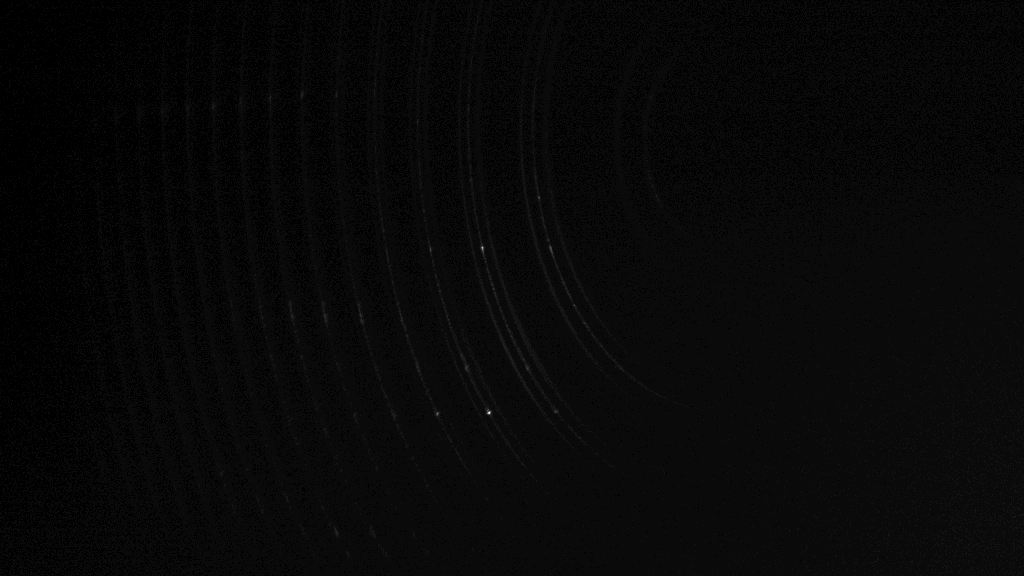
#> input picture brillouin_images/Quest_quartz_chamber_in_water_tube_razor_edge_100ms_no_slit.tif, 1024 x 576 px
$ python analyze_multiorders.py
#> lines starting #> are read from the running program, lines starting #| are printed output that depends on the picture
'''FICHIER POUR TESTER L'ANALYSE AVEC PLUSIEURS ORDRES --> J'ai PRIS LA MEILLEURE IMAGE CENTREE SUR UN ROI INTERESSANT POUR
LIMITER LA COURBURE ET AVOIR DE MEILLEURS RESULTATS'''

import numpy as np
from scipy.optimize import curve_fit
import matplotlib.pyplot as plt

def lorentzian(frq, amplitude, center, gamma):
    return amplitude * gamma**2 / (gamma**2 + (frq - center)**2)

# [9 lines left out: function fit_lorentzian, not called in this run]
def fwhm_lorentzian(gamma):
    return 2 * gamma

def root(x, a, b, c):
    delta = b * b - 4 * a * (c - x)
    return (-b + np.sqrt(delta)) / (2 * a)

def synthetic_signal(width, height, n_triplets, rayleigh, stokes, antistokes, curvature_radius=80000):
    """
    Crée une image avec plusieurs triplets (Rayleigh, Stokes, Anti-Stokes),
    espacés pour éviter chevauchement.
    Chaque ligne a une légère courbure en arc de cercle.
    """
#> called with width = 512, height = 1024, n_triplets = 3, rayleigh = (1, 0, 0.1), stokes = (0.6, 3, 0.3), antistokes = (0.5, -3, 0.3), curvature_radius = 80000

    shifts = np.array([rayleigh[1], stokes[1], antistokes[1]])
    largeur_triplet = shifts.max() - shifts.min()
    marge = 1.0
    facteur = 5
    espacement = (largeur_triplet + marge) * facteur
    centres_base = np.linspace(-espacement*(n_triplets-1)/2, espacement*(n_triplets-1)/2, n_triplets)

    x_min = centres_base.min() + shifts.min() - 5 * max(rayleigh[2], stokes[2], antistokes[2])
    x_max = centres_base.max() + shifts.max() + 5 * max(rayleigh[2], stokes[2], antistokes[2])
    x = np.linspace(x_min, x_max, width)

    signal = np.zeros((height, width), dtype=np.float32)
    frq_lut = np.zeros((height, width), dtype=np.float32)

    y_c = height / 2

    for y in range(height):
        # Calcul du décalage horizontal pour la courbure en arc
        dy = y - y_c
        if abs(dy) > curvature_radius:
            delta_x = 0  # hors du cercle, pas de décalage (ou on peut clipper)
        else:
            delta_x = curvature_radius - np.sqrt(curvature_radius**2 - dy**2)

        # Centres décalés sur cette ligne
        centres = centres_base + delta_x

        row = np.zeros_like(x)
        for center in centres:
            row += lorentzian(x, rayleigh[0], center + rayleigh[1], rayleigh[2])
            row += lorentzian(x, stokes[0], center + stokes[1], stokes[2])
            row += lorentzian(x, antistokes[0], center + antistokes[1], antistokes[2])
        signal[y, :] = row
        frq_lut[y, :] = x

    return signal, frq_lut, centres_base


def group_triplets_by_spacing(peak_frqs, stokes_shift=2, tolerance=1.5):
    """
    Regroupe les pics en triplets basés sur l’espacement attendu Rayleigh ± shift.

    Args:
        peak_frqs (list or ndarray): fréquences triées de pics détectés
        stokes_shift (float): décalage attendu entre Rayleigh et Stokes/Anti-Stokes
        tolerance (float): tolérance sur l’espacement en GHz

    Returns:
        list of tuples: chaque tuple contient (anti_stokes, rayleigh, stokes)
    """
    triplets = []

    for i in range(len(peak_frqs)):
        for j in range(len(peak_frqs)):
            for k in range(len(peak_frqs)):
                if i == j or j == k or i == k:
                    continue
                f1, f2, f3 = sorted([peak_frqs[i], peak_frqs[j], peak_frqs[k]])
                # Cherche une structure (Anti, Rayleigh, Stokes)
                d1 = abs(f2 - f1 - stokes_shift)
                d2 = abs(f3 - f2 - stokes_shift)
                if d1 < tolerance and d2 < tolerance:
                    triplets.append((f1, f2, f3))
                # print(triplets)


    # Optionnel : filtrer les doublons
    triplets_unique = []
    seen = set()
    for t in triplets:
        t_key = tuple(np.round(t, 3))  # pour éviter flottants trop proches
        if t_key not in seen:
            seen.add(t_key)
            triplets_unique.append(t)

    return triplets_unique

# [25 lines of commented-out code are left out]

from scipy.signal import find_peaks
import numpy as np

def analyze_triplets_in_patches(signal, frq_lut,
                                h_patch=10, w_patch=50,
                                dy=5, dx=10,
                                min_prominence=0.065, min_height=0.8):
    """
    Analyse par patchs et trace les lignes reliant les Anti-Stokes (rouge), Rayleigh (bleu), et Stokes (vert)
    détectés dans chaque colonne de patchs.
    """
    H, W = signal.shape
    detections = []

    # Dictionnaires pour stocker les coordonnées des pics par colonne de patch
    lines_by_column = {}  # clé = x0 ; valeur = dict avec x/y pour anti, ray, stokes

    for y0 in range(0, H - h_patch + 1, dy):
        for x0 in range(0, W - w_patch + 1, dx):
            patch = signal[y0:y0+h_patch, x0:x0+w_patch]
            patch_frq = frq_lut[y0:y0+h_patch, x0:x0+w_patch]

            spectrum = np.mean(patch, axis=0)
            frqs = np.mean(patch_frq, axis=0)

            sort_idx = np.argsort(frqs)
            frqs_sorted = frqs[sort_idx]
            spec_sorted = spectrum[sort_idx]

            if np.max(spec_sorted) == 0:
                continue

            spec_sorted /= np.max(spec_sorted)

            peaks, props = find_peaks(spec_sorted,
                                       prominence=(min_prominence * np.max(spec_sorted)),
                                       height=min_height)
            peak_frqs = frqs_sorted[peaks]
            triplets = group_triplets_by_spacing(peak_frqs)
            # print("TRIPLETS",triplets)

            if len(triplets) > 0:
                frq_row = np.mean(patch_frq, axis=0)
                try:
                    anti, ray, st = triplets[0]  # ordre supposé
                    anti_idx = np.argmin(np.abs(frq_row - anti))
                    ray_idx  = np.argmin(np.abs(frq_row - ray))
                    st_idx   = np.argmin(np.abs(frq_row - st))

                    x_anti, y_anti = x0 + anti_idx, y0 + h_patch // 2
                    x_ray,  y_ray  = x0 + ray_idx,  y0 + h_patch // 2
                    x_st,   y_st   = x0 + st_idx,   y0 + h_patch // 2

                    if x0 not in lines_by_column:
                        lines_by_column[x0] = {
                            "anti_x": [], "anti_y": [],
                            "ray_x": [],  "ray_y": [],
                            "st_x": [],   "st_y": []
                        }

                    lines_by_column[x0]["anti_x"].append(x_anti)
                    lines_by_column[x0]["anti_y"].append(y_anti)
                    lines_by_column[x0]["ray_x"].append(x_ray)
                    lines_by_column[x0]["ray_y"].append(y_ray)
                    lines_by_column[x0]["st_x"].append(x_st)
                    lines_by_column[x0]["st_y"].append(y_st)

                except Exception as e:
                    print(f"Erreur conversion fréquence → pixel : {e}")

            detections.append({
                "y": y0,
                "x": x0,
                "triplets": triplets,
                "num_peaks": len(peaks),
                "raw_peaks": peak_frqs
            })

    # print(lines_by_column.items())
    for x0, coords in lines_by_column.items():
        if len(coords["anti_x"]) >= 2:
            plt.plot(coords["anti_x"], coords["anti_y"], 'ro', linewidth=2, label='Anti-Stokes' if x0 == 0 else "")
        if len(coords["ray_x"]) >= 2:
            plt.plot(coords["ray_x"], coords["ray_y"], 'bo', linewidth=2, label='Rayleigh' if x0 == 0 else "")
        if len(coords["st_x"]) >= 2:
            plt.plot(coords["st_x"], coords["st_y"], 'go', linewidth=2, label='Stokes' if x0 == 0 else "")

    # Une seule légende pour la première ligne
    plt.legend()
    return detections


# [63 lines left out: functions analyze_patches_auto, plot_detected_peaks, not called in this run]

def freq_to_pixel(frq_lut_row, target_frq):
    # Cherche l'indice du pixel où frq_lut_row est le plus proche de target_frq
    idx = np.argmin(np.abs(frq_lut_row - target_frq))
    return idx

if __name__ == "__main__":
    width, height = 512, 1024
    rayleigh = (1.0, 0.0, 0.1)
    stokes = (0.6, 3, 0.3)
    antistokes = (0.5, -3, 0.3)
    n_triplets =3

    signal, frq_lut, centers = synthetic_signal(width, height, n_triplets, rayleigh, stokes, antistokes)

    from tifffile import imread

    sig = imread("brillouin_images/Quest_quartz_chamber_in_water_tube_razor_edge_100ms_no_slit.tif").astype(np.float32)
#> sig: shape (576, 1024) float32; min 3167, max 9612, mean 3385.7
    sig /= np.max(sig)
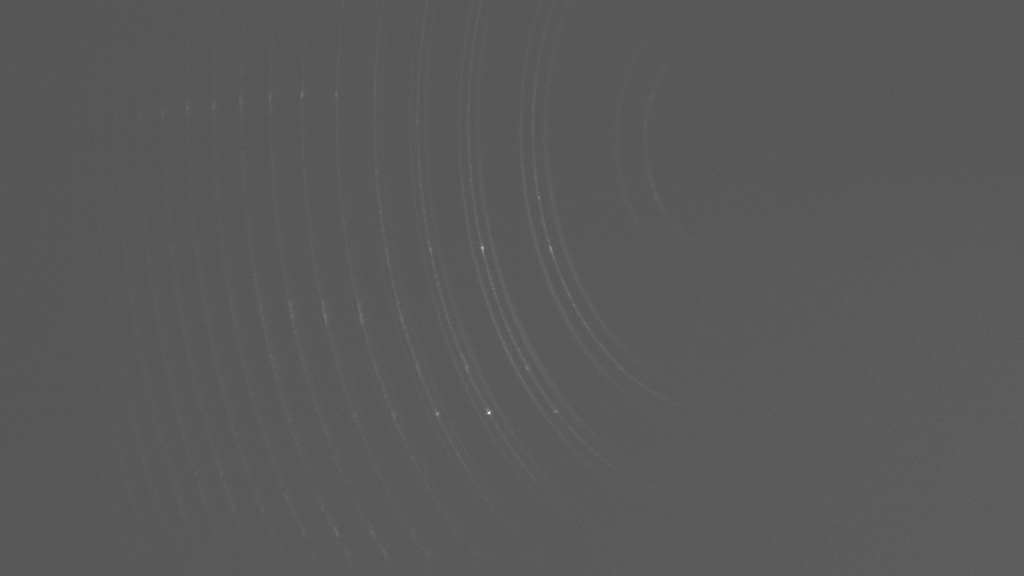
#> sig: shape (576, 1024) float32; min 0.329, max 1, mean 0.352

        # Définir la région d’intérêt
    y_start, y_end = 100, 300
    x_start, x_end = 450, 600

    signal = sig[y_start:y_end, x_start:x_end]
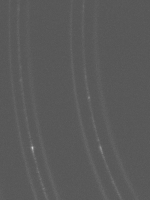
#> signal: shape (200, 150) float32; min 0.332, max 0.803, mean 0.354
    # print(np.max(signal))
    # signal = sig
    shift_brillouin = 11.0
    margin = 1.5      # couvre ±1.5×shift
    height,width = signal.shape
#> height = 200; width = 150
    freq_min = - shift_brillouin * margin   # → -16.5 GHz
    freq_max = + shift_brillouin * margin   # → +16.5 GHz
    freq_axis = np.linspace(freq_min, freq_max, width)  # en GHz
#> freq_axis = 150 values from -16.5 to 16.5
    frq_lut = np.tile(freq_axis, (height, 1))
    plt.figure(figsize=(10, 5))
    plt.imshow(signal, cmap='gray', origin='lower', aspect='auto')
    plt.title("Image synthétique (triplets Rayleigh / Stokes / Anti-Stokes)")
    plt.xlabel("Pixels (X)")
    plt.ylabel("Pixels (Y)")
    plt.colorbar(label="Intensité")
    plt.tight_layout()
    plt.show()
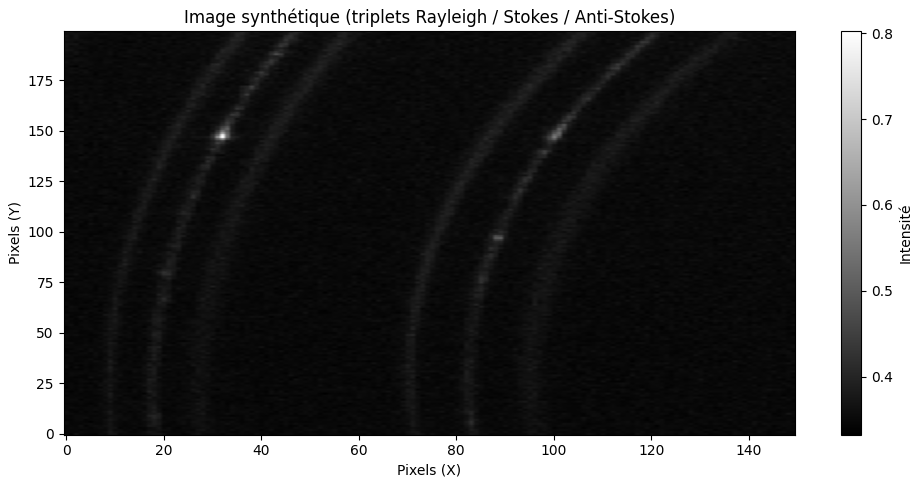
#> figure drawn by matplotlib, 2 panels
    # [16 lines of commented-out code are left out]
    results = analyze_triplets_in_patches(
    signal, frq_lut,
    h_patch=10, w_patch=50,
    dy=5, dx=10,
    min_prominence=0.03,
    min_height=0.2
)
#> after the loop in analyze_triplets_in_patches, `for y0 in range(0, H - h_patch + 1, dy):`: detections = 429 items; lines_by_column = 9 items
#> the loop in analyze_triplets_in_patches, `for x0, coords in lines_by_column.items():` made 9 passes
#> x0 on passes 1 to 9: 0, 60, 70, 50, 10, 80, 20, 90, 30
#> results = 429 items

    # Avant de lancer l'analyse
    plt.figure(figsize=(10, 6))
    plt.imshow(signal, cmap='gray', origin='lower', aspect='auto')
    plt.title("Détection des Anti-Stokes sur la première ligne de patchs")
    plt.xlabel("Pixels (X)")
    plt.ylabel("Pixels (Y)")

    # Appel avec tracé direct dans la figure active
    detections = analyze_triplets_in_patches(signal, frq_lut,
                                            h_patch=10, w_patch=50,
                                            dy=5, dx=10,
                                            min_prominence=0.03, min_height=0.2)
#> the loop in analyze_triplets_in_patches (call 2), `for x0, coords in lines_by_column.items():` made 9 passes
#> detections = 429 items

    plt.tight_layout()
    plt.legend()
    plt.show()
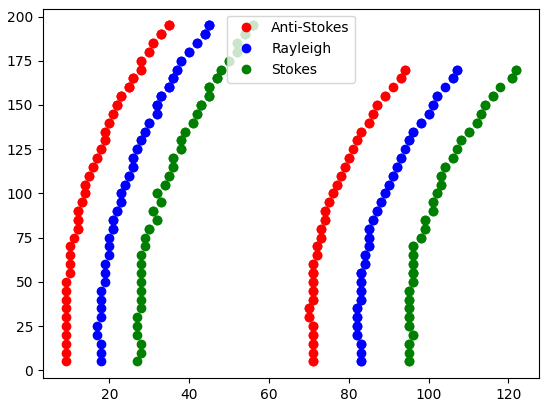
#> figure drawn by matplotlib, 1 panel
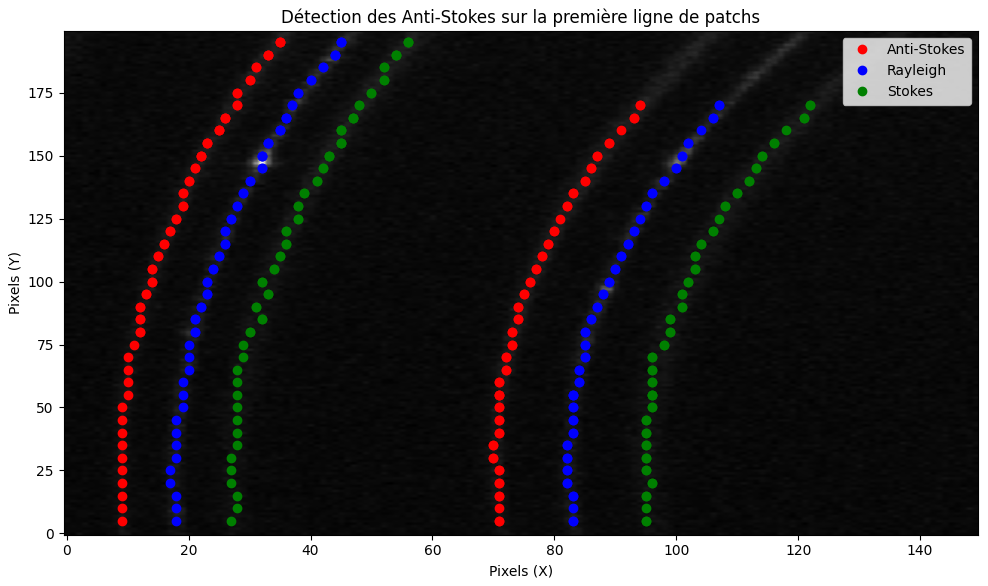
#> figure drawn by matplotlib, 1 panel

    # results = analyze_triplets_auto(signal, frq_lut, y_range=range(0, height, 10))

    rayleigh_x, rayleigh_y = [],[]
    stokes_x,   stokes_y = [],[]
    antistokes_x, antistokes_y = [],[]

    plt.figure(figsize=(10, 6))
    plt.imshow(signal, cmap='gray', origin='lower', aspect='auto')
    plt.title("Détections de pics superposées")
    plt.xlabel("X (colonnes)")
    plt.ylabel("Y (lignes)")
    iter = 0

    for res in results:
        seen=[]
        y_val = res['y']
        frq_row = frq_lut[y_val, :]  # tableau fréquence sur la ligne y
        iter=0
        triplets = {}
        mod = 0
        index=0
        for triplet in res['triplets']:
            key = str(index)
            if key not in triplets:
                triplets[key] = {}

            pixel_centers = [freq_to_pixel(frq_row, c) for c in triplet]  # convertit fréquence → pixel
            a, b, c = [pixel_centers[0], y_val], [pixel_centers[1], y_val], [pixel_centers[2], y_val]

            if a not in seen:
                plt.plot(pixel_centers[0], y_val, 'ro')
                triplets[key].setdefault("antistokes_x", []).append(pixel_centers[0])
                triplets[key].setdefault("antistokes_y", []).append(y_val)

            if b not in seen:
                plt.plot(pixel_centers[1], y_val, 'bo')
                triplets[key].setdefault("rayleigh_x", []).append(pixel_centers[1])
                triplets[key].setdefault("rayleigh_y", []).append(y_val)

            if c not in seen:
                plt.plot(pixel_centers[2], y_val, 'go')
                triplets[key].setdefault("stokes_x", []).append(pixel_centers[2])
                triplets[key].setdefault("stokes_y", []).append(y_val)

            seen.extend([a, b, c])

            mod += 1
            if mod == 3:
                mod = 0
                index += 1
#> this loop made 429 passes


    center_x = width / 2
#> center_x = 75


    # 1) On a déjà rempli ces listes au-dessus :
    # 2) Calcul des moyennes
    ray_x_mean = np.mean(rayleigh_x) if rayleigh_x else None
    ray_y_mean = np.mean(rayleigh_y) if rayleigh_y else None

    st_x_mean = np.mean(stokes_x) if stokes_x else None
    st_y_mean = np.mean(stokes_y) if stokes_y else None

    anti_x_mean = np.mean(antistokes_x) if antistokes_x else None
    anti_y_mean = np.mean(antistokes_y) if antistokes_y else None

    # 3) Tracé des points moyens
    if ray_x_mean is not None:
        plt.scatter(ray_x_mean, ray_y_mean, c='r', s=100, marker='X', label='Rayleigh mean')
    if st_x_mean is not None:
        plt.scatter(st_x_mean, st_y_mean, c='b', s=100, marker='X', label='Stokes mean')
    if anti_x_mean is not None:
        plt.scatter(anti_x_mean, anti_y_mean, c='g', s=100, marker='X', label='Anti-Stokes mean')

    # 4) Mettre à jour la légende pour ces nouveaux points
    plt.legend()

    plt.tight_layout()
    plt.show()
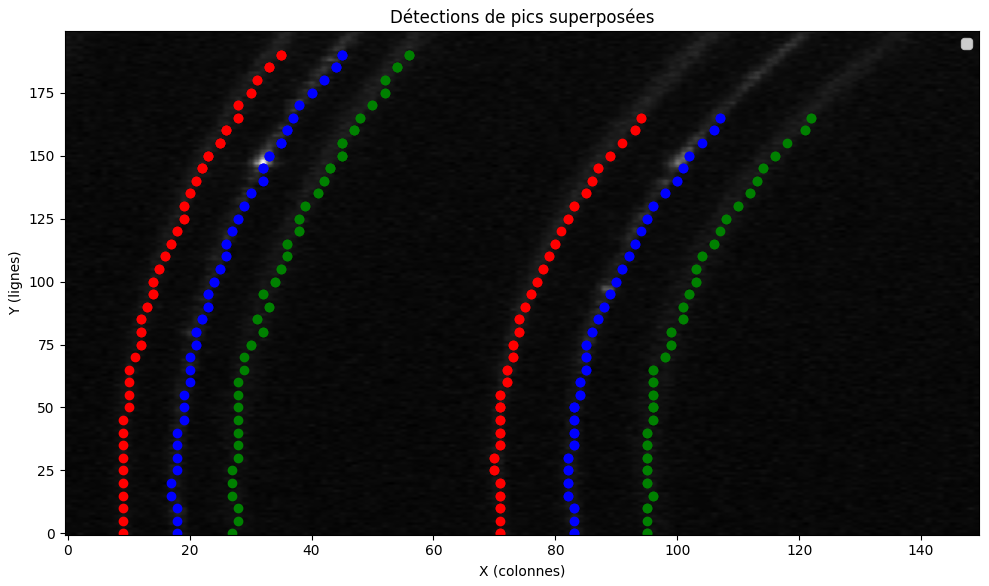
#> figure drawn by matplotlib, 1 panel
